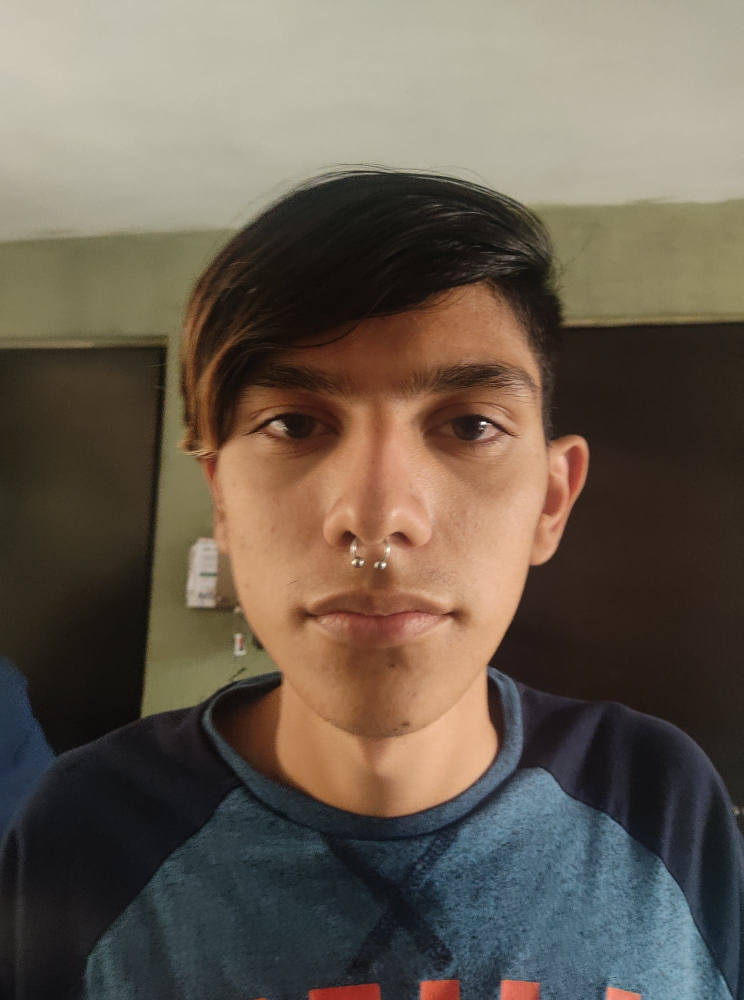
#> input picture Arturo.jpg, 1488 x 2000 px, given in place of the camera (shown at 1/2 size)
$ python captura.py
#> lines starting #> are read from the running program, lines starting #| are printed output that depends on the picture; after the words box and inside, x2 and y2 are one past the last pixel; in counts of white or black regions, pixels touching at a corner belong together
#Codigo que nos ayudara a obtener las imagenes (fotografias necesarias)
#de una persona mediante un video para su reconocimiento y guardarlo en una carpeta.

#Importamos las librerias necesarias, open cv2, os e imutils
import cv2
import os
import imutils

#Asignamos el nombre de la carpeta que se va a crear
pnombre ='Naarai'
#La ruta donde se va a crear la carpeta
dataPath = './Imagenes'
#Guardamos la ruta y el nombre de nuestra carpeta concatenados
pPath = dataPath + '/' + pnombre

#Validamos si existe el nombre de la carpeta, sino existe crearemos una nueva carpeta
if not os.path.exists(pPath):
    print('Carpeta creada: ' ,pPath)
    os.makedirs(pPath)

#Comenzamos a capturar el video en tiempo real.
cap = cv2.VideoCapture(0, cv2.CAP_DSHOW)

#Obtenemos la ruta y guardamos en una variable el archivo haarcascade que nos ayudara con el reconocimiento de rostros
d='C://Users//HP//OneDrive//Escritorio//8vo Semestre//TMPI//2do Parcial//'
faceClassif = cv2.CascadeClassifier(d +'haarcascade_frontalface_default.xml')

#Creamos un contador
count = 0

#Mientras la camara este abierta
while True:
    ret, frame = cap.read()
#> frame is the input picture: shape (2000, 1488, 3); mean B, G, R 80.6, 93.4, 104
    if ret == False: break
    #Asiganmos un nuevo tamaño al frame
    frame = imutils.resize(frame, width = 640)
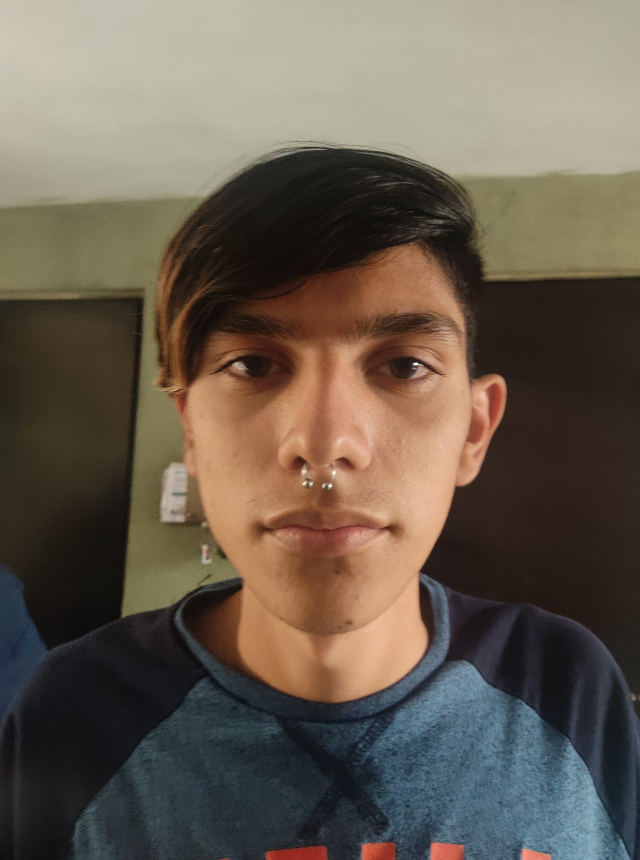
#> frame: shape (860, 640, 3); mean B, G, R 80.6, 93.4, 104
    #Pasamos a escala de grises
    gray = cv2.cvtColor(frame, cv2.COLOR_BGR2GRAY)
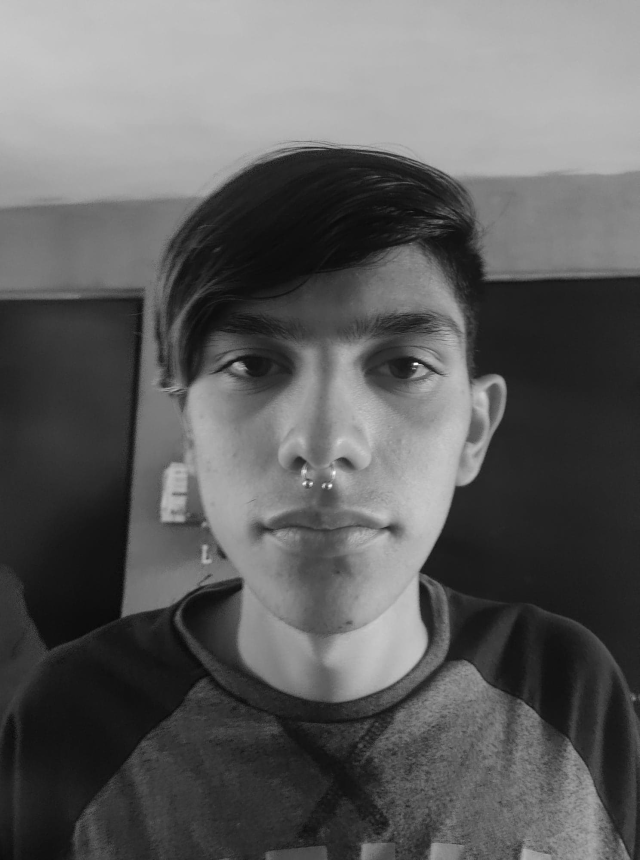
#> gray: shape (860, 640); min 8, max 252, mean 95.1
    #Creamos una copia del frame
    auxFrame = frame.copy()

    #Detectar marcos en diferentes tamaños
    faces = faceClassif.detectMultiScale(gray, 1.3,5)
#> faces = [[143, 219, 388, 388]]

    #Ciclo para cada rostro
    for (x,y,w,h) in faces:
        #Encerramos el rostro en un rectangulo en el frame
        cv2.rectangle(frame, (x,y), (x+w,y+h),(0,255,0),2)
        rostro = auxFrame[y:y+h, x: x +w]
        rostro = cv2.resize(rostro,(150,150),interpolation=cv2.INTER_CUBIC)
        #Guardamos la captura del rostro en la carpeta
        cv2.imwrite(pPath + '/rostro_{}.jpg'.format(count),rostro)
        #Incrementamos la imagen en 1
        count = count +1
#> this loop made 1 pass
#> (x, y, w, h, count) on pass 1: (143, 219, 388, 388, 1)
#> pass 1, `rostro = auxFrame[y:y+h, x: x +w]`:
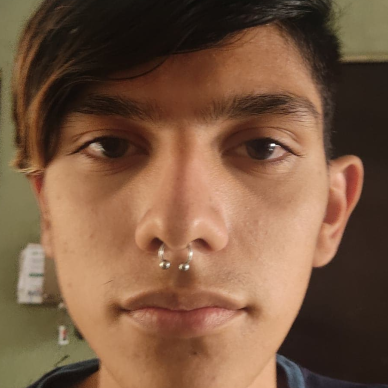
#> rostro: shape (388, 388, 3); mean B, G, R 64.9, 88.5, 121.5
#> after the loop:
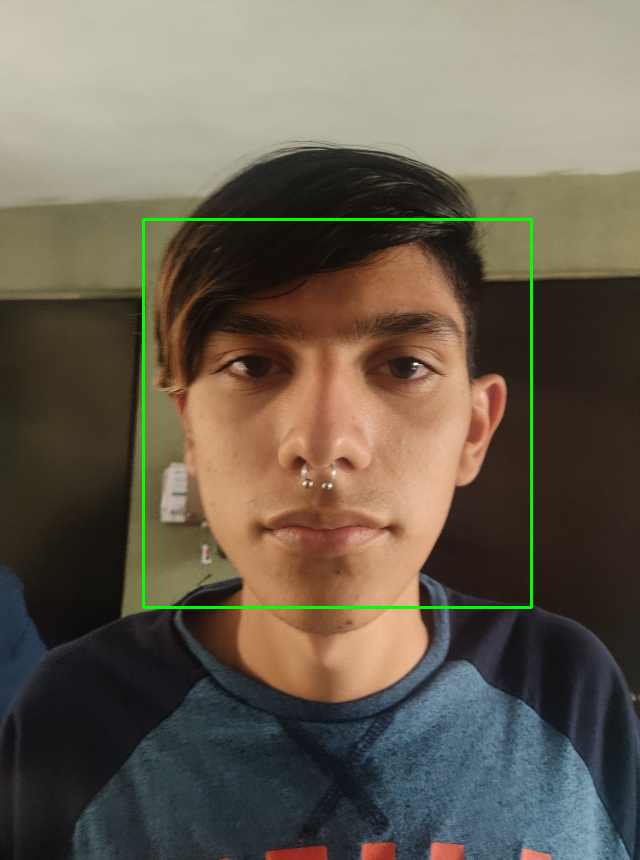
#> frame: shape (860, 640, 3); 0.85% of pixels changed, all inside (x1, y1, x2, y2) = (142, 218, 533, 609)
#> after the loop, count = 1

    #Mostramos la pantalla
    cv2.imshow('frame', frame)

    #Para salir presionamos una tecla en este caso ESC o esperamos a que tome 300 fotos
    k= cv2.waitKey(1)
#> (key Esc is pressed here)
    if k==27 or count >= 300:
        break

cap.release()
cv2.destroyAllWindows()

$ run again, on NiIdea.jpg
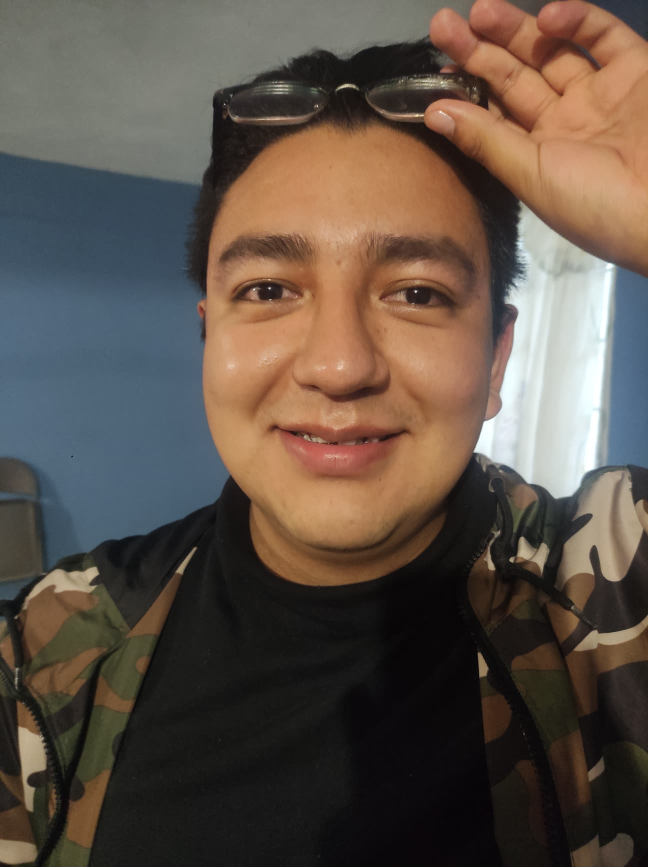
#> input picture NiIdea.jpg, 1296 x 1734 px, given in place of the camera (shown at 1/2 size)
#> frame is the input picture: shape (1734, 1296, 3); mean B, G, R 72, 81.9, 94.2
#> faces = [[149, 139, 373, 373]]
#> the loop `for (x,y,w,h) in faces:` made 1 pass
#> (x, y, w, h, count) on pass 1: (149, 139, 373, 373, 1)
#> pass 1, `rostro = auxFrame[y:y+h, x: x +w]`:
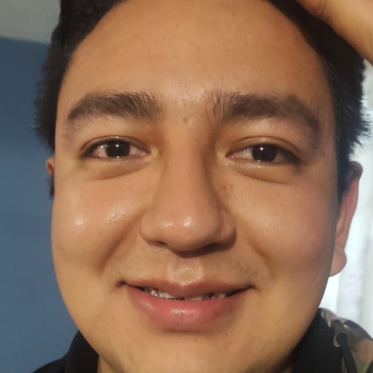
#> rostro: shape (373, 373, 3); mean B, G, R 86.4, 108.5, 141.7
#> after the loop `for (x,y,w,h) in faces:`:
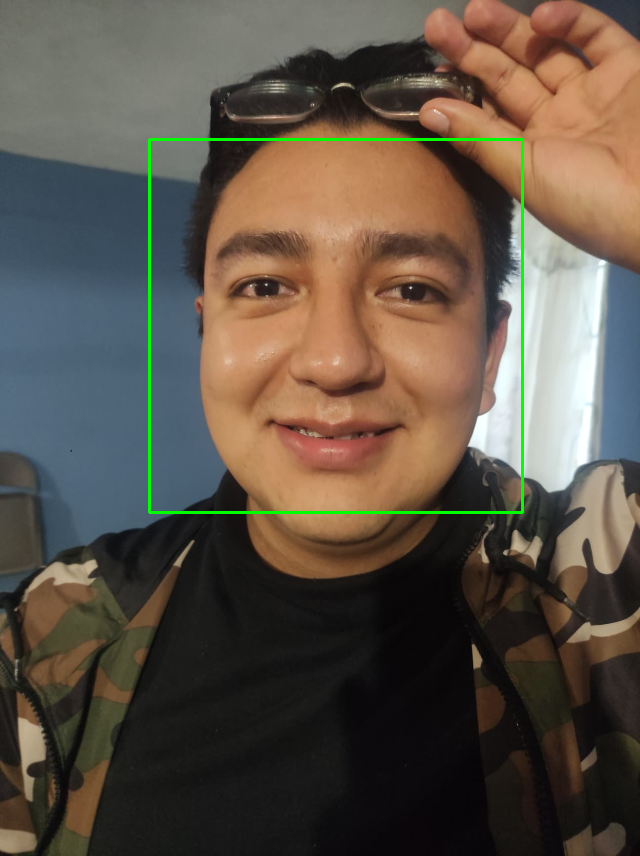
#> frame: shape (856, 640, 3); mean B, G, R 71.2, 83, 93.2
#> after the loop `for (x,y,w,h) in faces:`: count = 1
